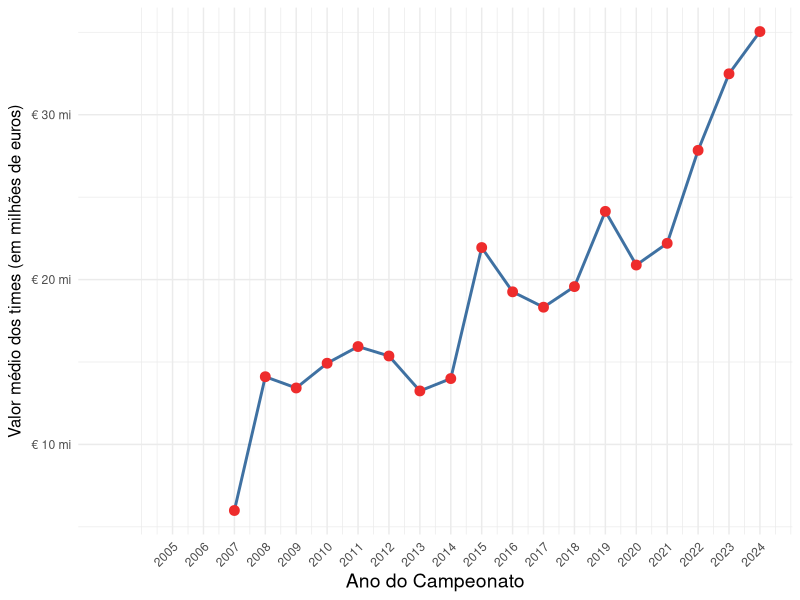
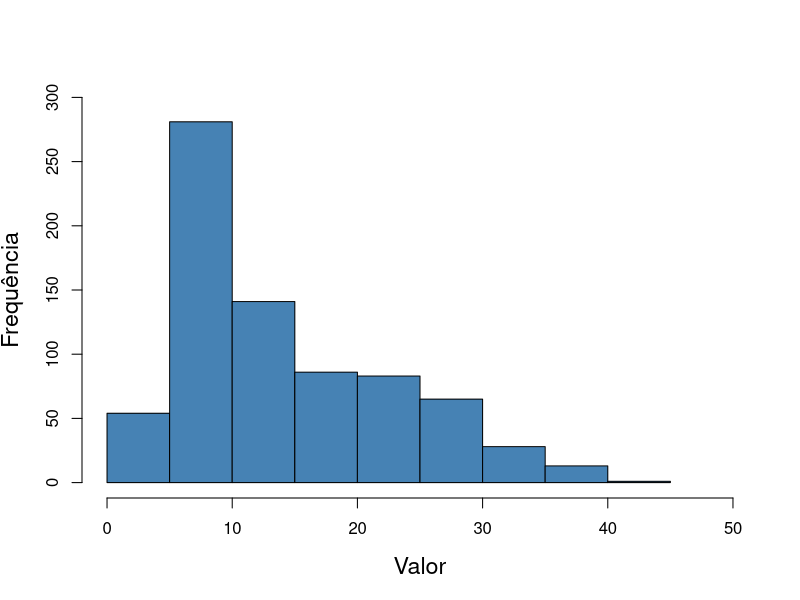
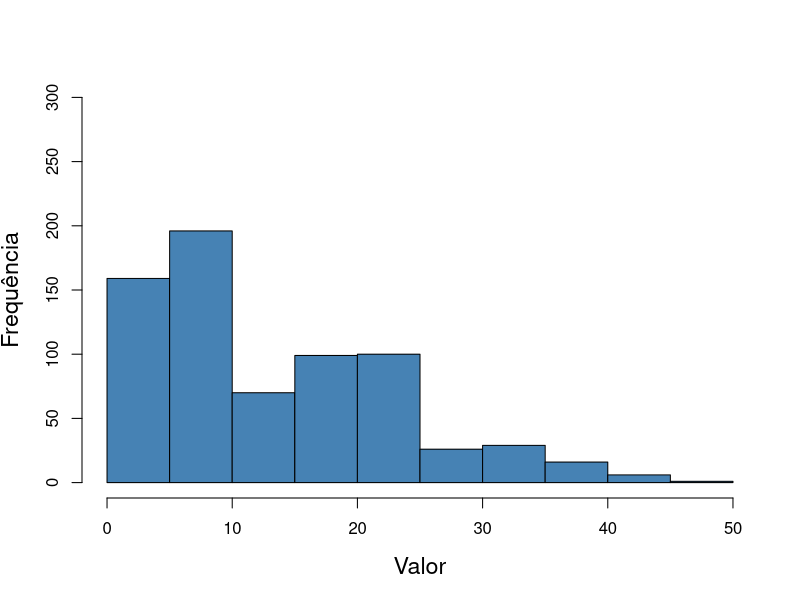
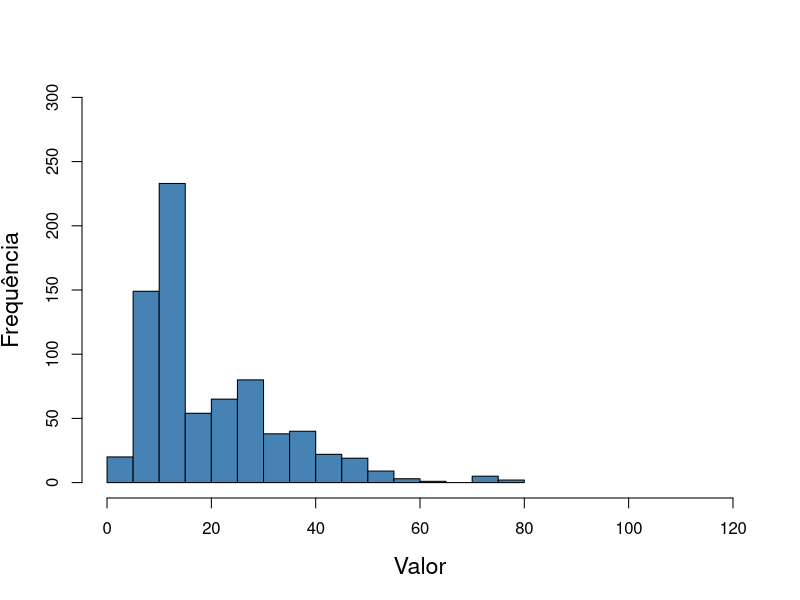
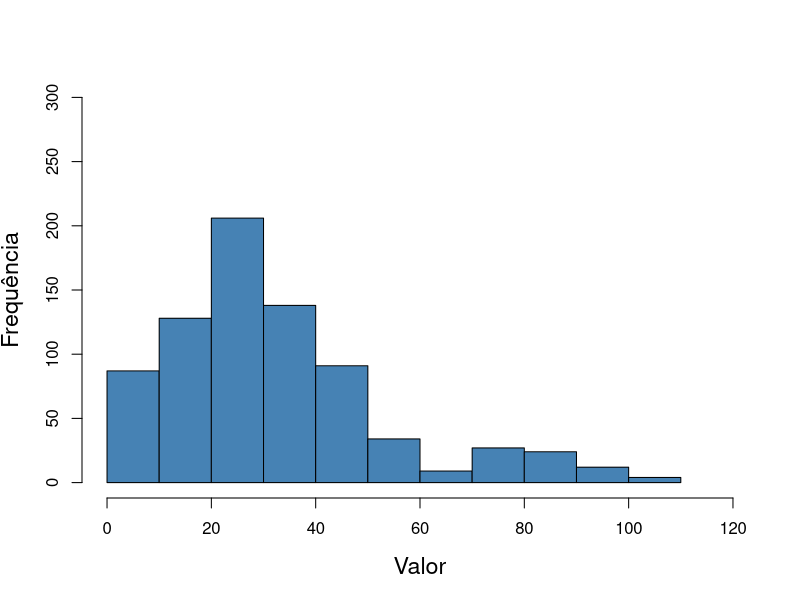

Here is the R script that generated these plots, in order:
# Instalar e carregar os pacotes
install.packages("dplyr")
install.packages("ggplot2")
install.packages("scales")
library(dplyr) 
library(ggplot2)
library(scales)

# Carregar os dados
dados <- read.csv("DadosSerieA.csv")

# Criar uma tabela com valores para cada ano e criar o gráfico
media_valor <-  dados %>%
  group_by(ano_campeonato) %>%
  summarise(
    media_valor_ano = mean((valor_equipe_titular_mandante+valor_equipe_titular_visitante)/2, na.rm = TRUE)
  )

ggplot(data = media_valor, aes(x = ano_campeonato, y = media_valor_ano)) +
  geom_line(color = "dodgerblue4", linewidth = 1, alpha = 0.8) +
  geom_point(color = "firebrick2", size = 3) +
  scale_x_continuous(breaks = seq(2005, 2024, by = 1)) +
  scale_y_continuous(
    breaks = seq(10, 40, by = 10),
    labels = label_dollar(prefix = " € ", suffix = " mi")
  ) +
  labs(
    x = "Ano do Campeonato",
    y = "Valor médio dos times (em milhões de euros)"
  ) +
  theme_minimal() +
  theme(axis.text.x = element_text(angle = 45, hjust = 1),
        axis.title.x = element_text(size = 14),
        axis.title.y = element_text(size = 12))






# Selecionar alguns anos e criar os histogramas
data_08 = filter(dados,ano_campeonato =='2008')
data_13 = filter(dados,ano_campeonato =='2013')
data_18 = filter(dados,ano_campeonato =='2018')
data_23 = filter(dados,ano_campeonato =='2023')
hist(c(data_08$valor_equipe_titular_mandante,
       data_08$valor_equipe_titular_visitante),
     ylab="Frequência",xlab="Valor",main="",ylim = c(0,300),col="steelblue", cex.lab=1.4, xlim= c(0,50))
hist(c(data_13$valor_equipe_titular_mandante,
       data_13$valor_equipe_titular_visitante),
     ylab="Frequência",xlab="Valor",main="",ylim = c(0,300),col="steelblue", cex.lab=1.4, xlim = c(0,50))
hist(c(data_18$valor_equipe_titular_mandante,
       data_18$valor_equipe_titular_visitante),
     ylab="Frequência",xlab="Valor",main="",ylim = c(0,300),col="steelblue", cex.lab=1.4,xlim = c(0,120))
hist(c(data_23$valor_equipe_titular_mandante,
       data_23$valor_equipe_titular_visitante),
     ylab="Frequência",xlab="Valor",main="",ylim = c(0,300),col="steelblue", cex.lab=1.4, xlim = c(0,120))


# Fazer o teste de normalidade para todos os anos
teste_normalidade <- dados %>%
  filter(ano_campeonato >= 2008) %>%
  # 2. Agrupamos por ano
  group_by(ano_campeonato) %>%
  summarise(
    estatistica_W = shapiro.test(c(valor_equipe_titular_mandante,valor_equipe_titular_visitante))$statistic,
    p_valor = shapiro.test(c(valor_equipe_titular_mandante,valor_equipe_titular_visitante))$p.value
  ) %>%
  mutate(
    distribuicao = ifelse(p_valor < 0.05, "Não Normal", "Normal")
  )

teste_normalidade
